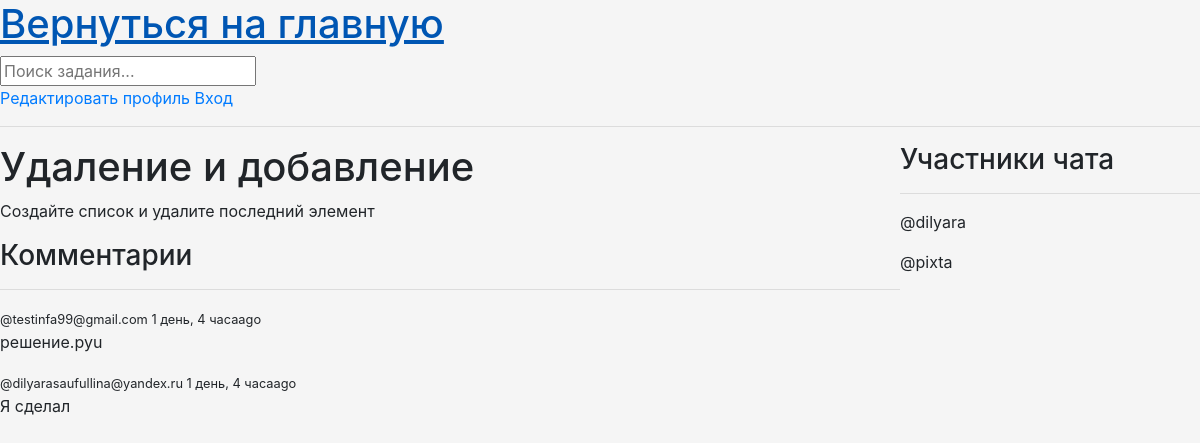
The page /task/3/ on the database its author committed.
### base/models.py (models this page shows, shortened)
class Task(models.Model):
    host = models.ForeignKey(User, on_delete = models.SET_NULL, null = True)
    topic = models.ForeignKey(Topic, on_delete = models.SET_NULL, null = True)
    name = models.CharField(max_length = 200)
    description = models.TextField(null = True, blank = True)
    participants = models.ManyToManyField(User, related_name = 'participants', blank = True)
    updated = models.DateTimeField(auto_now = True)
    created = models.DateTimeField(auto_now_add = True)
    class Meta:
        ordering=['-updated','-created']

class Message(models.Model):
    user = models.ForeignKey(User, on_delete=models.CASCADE)
    task = models.ForeignKey(Task, on_delete=models.CASCADE)
    body = models.TextField()
    attachment = models.FileField(upload_to='message_files/', null=True, blank=True)
    updated = models.DateTimeField(auto_now=True)
    created = models.DateTimeField(auto_now_add=True)
    class Meta:
        ordering = ['-updated','-created']

class User(AbstractUser):
    name = models.CharField(max_length=200, null=True)
    email = models.EmailField(unique=True, null=True)
    bio = models.TextField(null=True)
    ROLE_CHOICES = [
        ('admin', 'Admin'),
        ('user', 'User'),
    ]
    role = models.CharField(max_length=5, choices=ROLE_CHOICES, default='user')
    avatar = models.ImageField(null=True, default='avatar.svg')
    USERNAME_FIELD = 'email'
    REQUIRED_FIELDS = []

### base/views.py (the view)
# urls.py: path('task/<str:pk>/', views.getTask),
def task(request, pk):
    task = Task.objects.get(id=pk)
    task_messages = task.message_set.all().order_by('-created')
    participants = task.participants.all()
    if request.method == 'POST':
        form = MessageForm(request.POST, request.FILES)
        if form.is_valid():
            message = form.save(commit=False)
            message.user = request.user
            message.task = task
            message.save()
            task.participants.add(request.user)
            success = True
        else:
            messages.error(request, 'Ошибка при отправке задания. Проверьте введенные данные.')
    else:
        form = MessageForm()
    context = {'task': task, 'task_messages': task_messages, 'participants': participants, 'form': form}
    return render(request, 'base/task.html', context)

### base/forms.py
class MessageForm(forms.ModelForm):
    class Meta:
        model = Message
        fields = ['body', 'attachment']

### base/templates/base/task.html (shortened to what this page needs)
{% extends 'main.html' %}
{% block content %}
<div class="task-container">
        <div>
        <h1>{{task.name}}</h1>
        <p>{{task.description}}</p>
        <div class="comment-wrapper">
            <h3>Комментарии</h3>
            <hr>
            {% for message in task_messages %}
                <div>
                    <small>@{{message.user}}  {{message.created|timesince}}ago </small>
                    <p>{{message.body}}</p>
                </div>
            {% endfor %}
        </div>
    </div>
    <div>
        <h3>Участники чата</h3>
        <hr>
        {% for user in participants %}
            <div>
                <p>@{{user.username}}</p>
            </div>
        {% endfor %}
    </div>
</div>
{% endblock %}

### static/styles/main.css (style rules this page uses)
.body { background-color: whitesmoke; }

### base/templates/base/task.html (style rules this page uses)
.task-container { display: grid; grid-template-columns: 3fr 1fr; }

### rows shown on the page
Task: name "Удаление и добавление", description "Создайте список и удалите последний элемент"
Message: user "testinfa99@gmail.com", created "1 день, 4 часа", body "решение.pyu"
Message: user "dilyarasaufullina@yandex.ru", created "1 день, 4 часа", body "Я сделал"
User: username "dilyara"
User: username "pixta"
